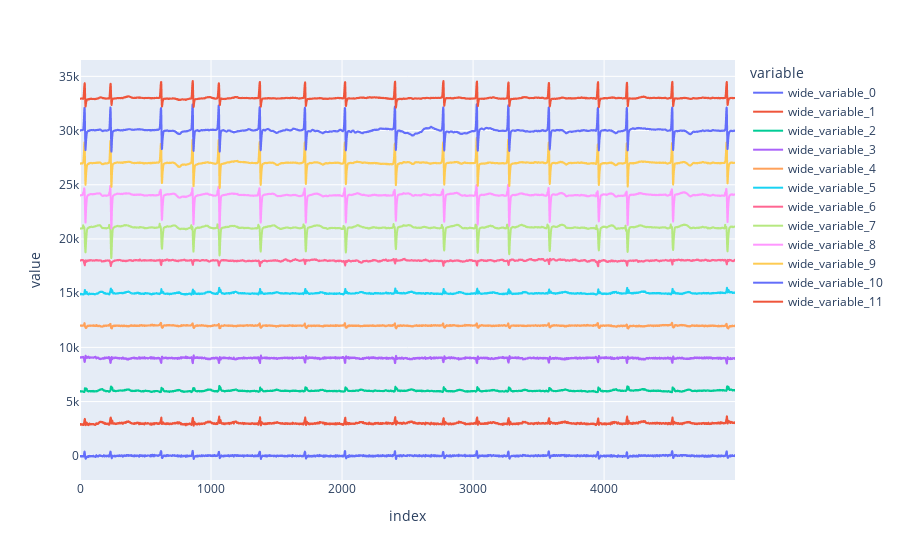

Source (notebook cell):
### Code cell
ecg = u.read_matrix(ecg_paths[4])
px.line(
    # x=np.arange(5000),
    y=[ecg[:, i] + 3000*i for i in range(12)]
)

### Figure 1 — Plotly figure (JSON) as saved in the notebook; plotly's stock layout.template omitted (floating-point values rounded to 4 significant figures; data arrays with more than 128 entries replaced by an {"elided": "..."} marker saying what was removed)
{"data": [{"hovertemplate": "variable=wide_variable_0<br>index=%{x}<br>value=%{y}<extra></extra>", "legendgroup": "wide_variable_0", "line": {"color": "#636efa", "dash": "solid"}, "marker": {"symbol": "circle"}, "mode": "lines", "name": "wide_variable_0", "showlegend": true, "type": "scattergl", "x": {"elided": "5000 int values"}, "xaxis": "x", "y": {"elided": "5000 int values"}, "yaxis": "y"}, {"hovertemplate": "variable=wide_variable_1<br>index=%{x}<br>value=%{y}<extra></extra>", "legendgroup": "wide_variable_1", "line": {"color": "#EF553B", "dash": "solid"}, "marker": {"symbol": "circle"}, "mode": "lines", "name": "wide_variable_1", "showlegend": true, "type": "scattergl", "x": {"elided": "5000 int values"}, "xaxis": "x", "y": {"elided": "5000 int values"}, "yaxis": "y"}, {"hovertemplate": "variable=wide_variable_2<br>index=%{x}<br>value=%{y}<extra></extra>", "legendgroup": "wide_variable_2", "line": {"color": "#00cc96", "dash": "solid"}, "marker": {"symbol": "circle"}, "mode": "lines", "name": "wide_variable_2", "showlegend": true, "type": "scattergl", "x": {"elided": "5000 int values"}, "xaxis": "x", "y": {"elided": "5000 int values"}, "yaxis": "y"}, {"hovertemplate": "variable=wide_variable_3<br>index=%{x}<br>value=%{y}<extra></extra>", "legendgroup": "wide_variable_3", "line": {"color": "#ab63fa", "dash": "solid"}, "marker": {"symbol": "circle"}, "mode": "lines", "name": "wide_variable_3", "showlegend": true, "type": "scattergl", "x": {"elided": "5000 int values"}, "xaxis": "x", "y": {"elided": "5000 int values"}, "yaxis": "y"}, {"hovertemplate": "variable=wide_variable_4<br>index=%{x}<br>value=%{y}<extra></extra>", "legendgroup": "wide_variable_4", "line": {"color": "#FFA15A", "dash": "solid"}, "marker": {"symbol": "circle"}, "mode": "lines", "name": "wide_variable_4", "showlegend": true, "type": "scattergl", "x": {"elided": "5000 int values"}, "xaxis": "x", "y": {"elided": "5000 int values"}, "yaxis": "y"}, {"hovertemplate": "variable=wide_variable_5<br>index=%{x}<br>value=%{y}<extra></extra>", "legendgroup": "wide_variable_5", "line": {"color": "#19d3f3", "dash": "solid"}, "marker": {"symbol": "circle"}, "mode": "lines", "name": "wide_variable_5", "showlegend": true, "type": "scattergl", "x": {"elided": "5000 int values"}, "xaxis": "x", "y": {"elided": "5000 int values"}, "yaxis": "y"}, {"hovertemplate": "variable=wide_variable_6<br>index=%{x}<br>value=%{y}<extra></extra>", "legendgroup": "wide_variable_6", "line": {"color": "#FF6692", "dash": "solid"}, "marker": {"symbol": "circle"}, "mode": "lines", "name": "wide_variable_6", "showlegend": true, "type": "scattergl", "x": {"elided": "5000 int values"}, "xaxis": "x", "y": {"elided": "5000 int values"}, "yaxis": "y"}, {"hovertemplate": "variable=wide_variable_7<br>index=%{x}<br>value=%{y}<extra></extra>", "legendgroup": "wide_variable_7", "line": {"color": "#B6E880", "dash": "solid"}, "marker": {"symbol": "circle"}, "mode": "lines", "name": "wide_variable_7", "showlegend": true, "type": "scattergl", "x": {"elided": "5000 int values"}, "xaxis": "x", "y": {"elided": "5000 int values"}, "yaxis": "y"}, {"hovertemplate": "variable=wide_variable_8<br>index=%{x}<br>value=%{y}<extra></extra>", "legendgroup": "wide_variable_8", "line": {"color": "#FF97FF", "dash": "solid"}, "marker": {"symbol": "circle"}, "mode": "lines", "name": "wide_variable_8", "showlegend": true, "type": "scattergl", "x": {"elided": "5000 int values"}, "xaxis": "x", "y": {"elided": "5000 int values"}, "yaxis": "y"}, {"hovertemplate": "variable=wide_variable_9<br>index=%{x}<br>value=%{y}<extra></extra>", "legendgroup": "wide_variable_9", "line": {"color": "#FECB52", "dash": "solid"}, "marker": {"symbol": "circle"}, "mode": "lines", "name": "wide_variable_9", "showlegend": true, "type": "scattergl", "x": {"elided": "5000 int values"}, "xaxis": "x", "y": {"elided": "5000 int values"}, "yaxis": "y"}, {"hovertemplate": "variable=wide_variable_10<br>index=%{x}<br>value=%{y}<extra></extra>", "legendgroup": "wide_variable_10", "line": {"color": "#636efa", "dash": "solid"}, "marker": {"symbol": "circle"}, "mode": "lines", "name": "wide_variable_10", "showlegend": true, "type": "scattergl", "x": {"elided": "5000 int values"}, "xaxis": "x", "y": {"elided": "5000 int values"}, "yaxis": "y"}, {"hovertemplate": "variable=wide_variable_11<br>index=%{x}<br>value=%{y}<extra></extra>", "legendgroup": "wide_variable_11", "line": {"color": "#EF553B", "dash": "solid"}, "marker": {"symbol": "circle"}, "mode": "lines", "name": "wide_variable_11", "showlegend": true, "type": "scattergl", "x": {"elided": "5000 int values"}, "xaxis": "x", "y": {"elided": "5000 int values"}, "yaxis": "y"}], "layout": {"legend": {"title": {"text": "variable"}, "tracegroupgap": 0}, "margin": {"t": 60}, "xaxis": {"anchor": "y", "domain": [0, 1], "title": {"text": "index"}}, "yaxis": {"anchor": "x", "domain": [0, 1], "title": {"text": "value"}}}}
